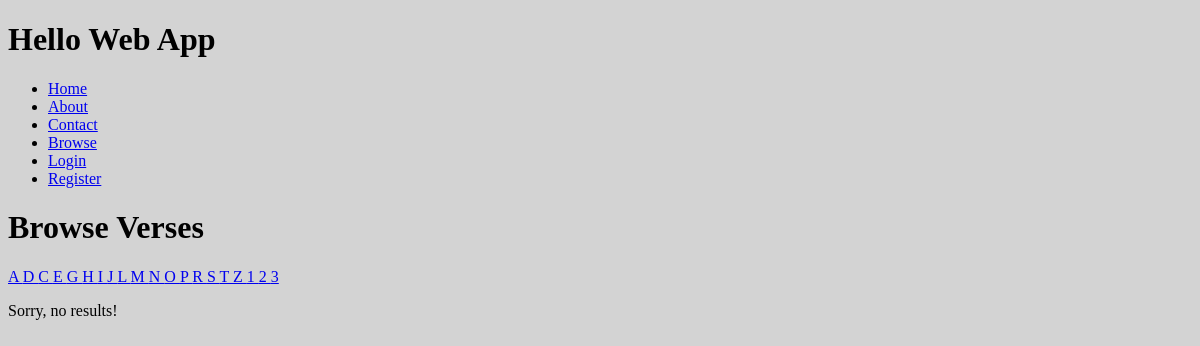
Before: /browse/ref/ with the older database file.
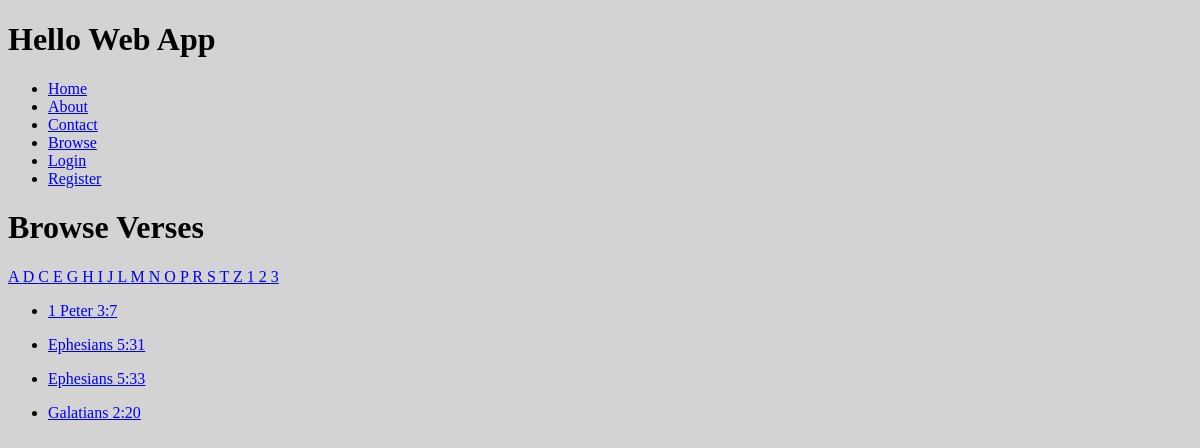
After: the same page with the newer database file.
### collection/models.py (models this page shows)
class Verse(models.Model):
  ref = models.CharField(max_length=255)
  text = models.TextField()
  version = models.CharField(max_length=16)
  slug = models.SlugField(unique=True)
  user = models.OneToOneField(User, blank=True, null=True)

### collection/views.py (the view)
def browse_by_ref(request, initial=None):
  if initial:
    verses = Verse.objects.filter(ref__istartswith=initial)
    verses = verses.order_by('ref')
  else:
    verses = Verse.objects.all().order_by('ref')
  return render(request, 'search/search.html', {
    'verses': verses,
    'initial': initial,
  })

### collection/templates/search/search.html (shortened to what this page needs)
{% extends 'base.html' %}
{% block content %}
  <h1>
    Browse Verses
  </h1>
  {% for letter in 'adceghijlmnoprstz123' %}
  <a href="{% url 'browse_by_ref' initial=letter %}"
  {% if initial == letter %}class="active"{% endif %}>
    {{ letter|upper }}
  </a>
  {% endfor %}
  {% for verse in verses %}
  <ul>
    <li>
      <a href="{% url 'verse_detail' slug=verse.slug %}">
        {{ verse.ref }}
      </a>
    </li>
  </ul>
  {% empty %}
  <p>Sorry, no results!</p>
  {% endfor %}
{% endblock content %}

Changed rows visible on the page:
added Verse: ref "1 Peter 3:7"
added Verse: ref "Ephesians 5:31"
added Verse: ref "Ephesians 5:33"
added Verse: ref "Galatians 2:20"
Other visible differences:
text no longer shown: "Sorry, no results!"
